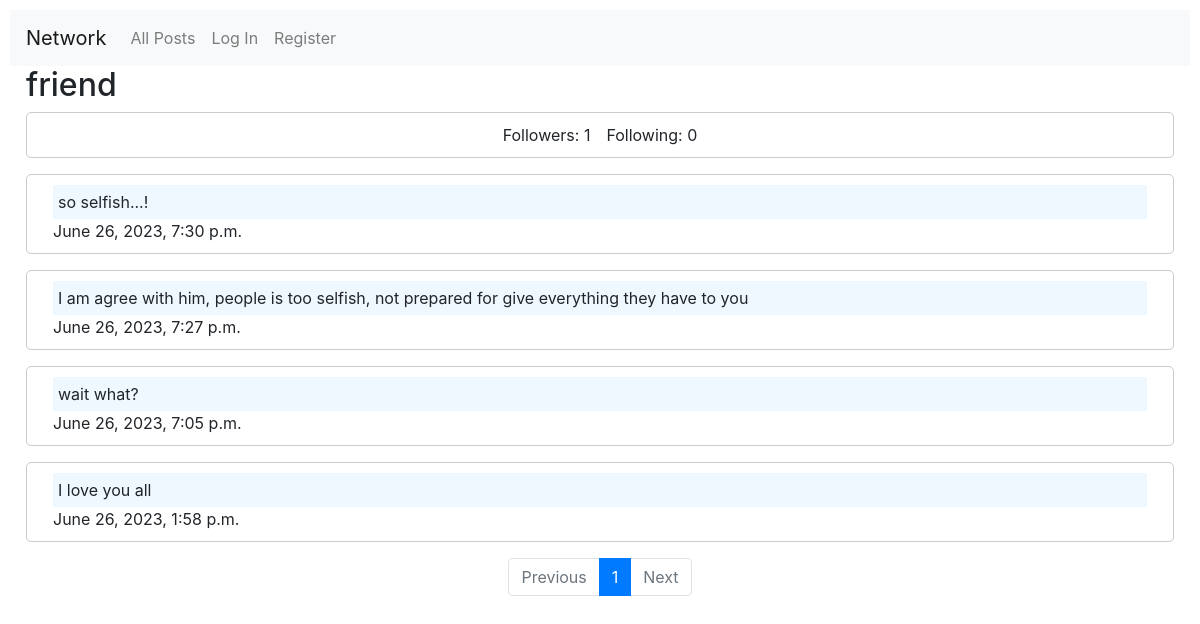
The app's page /profile/friend, older data.
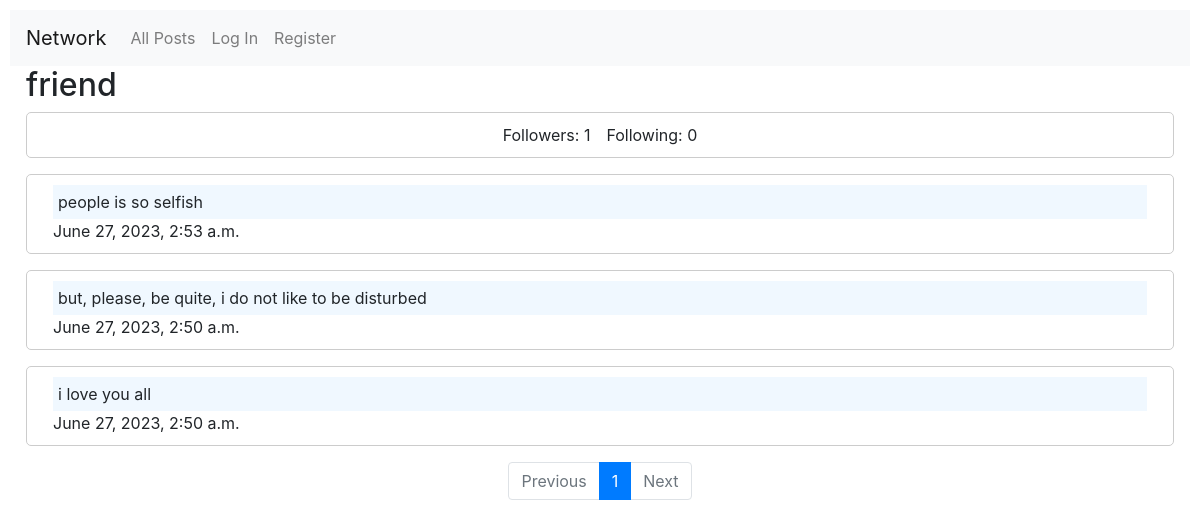
The same page, newer data.
### network/models.py (models this page shows)
class User(AbstractUser):
    pass

class Post(models.Model):
    user = models.ForeignKey(
        User, on_delete=models.CASCADE, default=None, related_name="post"
    )
    created_at = models.DateTimeField(default=timezone.now)
    text = models.TextField(default="")

### network/views.py (the view)
# urls.py: path("profile/<str:username>", views.profile, name="profile"),
def profile(request, username):
    profile_user = User.objects.get(username=username)
    followers = profile_user.followers.count()
    followings = profile_user.following.count()
    posts = Post.objects.filter(user=profile_user).order_by("-created_at")
    is_following = False
    if request.user.is_authenticated:
        profile, created = Profile.objects.get_or_create(user=request.user)
        is_following = profile.following.filter(id=profile_user.id).exists()
        print("is_following", is_following)
    paginator = Paginator(posts, 10)
    page_number = request.GET.get("page")
    page_obj = paginator.get_page(page_number)
    return render(
        request,
        "network/profile.html",
        {
            "profile_user": profile_user,
            "followers": followers,
            "followings": followings,
            "page_obj": page_obj,
            "is_following": is_following,
        },
    )

### network/templates/network/profile.html (shortened to what this page needs)
{% extends "network/layout.html" %}
{% block body %}
<h2 class="ml-3">{{profile_user.username}}</h2>
<div>
    <div class="new-post">
        <div class="d-flex align-items-center flex-column">
            <div class="d-flex">
                <p class="mr-3">Followers: {{followers}}</p>
                <p>Following: {{followings}} </p>
            </div>
        </div>
    </div>
    {% for post in page_obj%}
    <div class="card-body new-post mt-3">
        <p class="card-text ml-3 mr-3 text">{{post.text}}</p>
        <p class="card-text ml-3">{{post.created_at}}</p>
    </div>
    {% endfor %}
    {% include 'network/pagination.html' %}
</div>
{% endblock %}

### network/templates/network/layout.html (shortened to what this page needs)
{% load static %}
<!DOCTYPE html>
<html lang="en">
<head>
    <link rel="stylesheet" href="https://stackpath.bootstrapcdn.com/bootstrap/4.4.1/css/bootstrap.min.css"
>
    <link href="{% static 'network/styles.css' %}" rel="stylesheet">
</head>
<body>
    <nav class="navbar navbar-expand-lg navbar-light bg-light">
        <a class="navbar-brand" href="#">Network</a>
        <div>
            <ul class="navbar-nav mr-auto">
                <li class="nav-item">
                    <a class="nav-link" href="{% url 'index' %}">All Posts</a>
                </li>
                {% if user.is_authenticated %}
                <li class="nav-item">
                    <a class="nav-link" href="#">Following</a>
                </li>
                <li class="nav-item">
                    <a class="nav-link" href="{% url 'logout' %}">Log Out</a>
                </li>
                {% else %}
                <li class="nav-item">
                    <a class="nav-link" href="{% url 'login' %}">Log In</a>
                </li>
                <li class="nav-item">
                    <a class="nav-link" href="{% url 'register' %}">Register</a>
                </li>
                {% endif %}
            </ul>
        </div>
    </nav>
    <div class="body">
        {% block body %}
        {% endblock %}
    </div>
</body>
</html>

### network/templates/network/pagination.html
<nav aria-label="Page navigation">
    <ul class="pagination justify-content-center mt-3">
        {% if page_obj.has_previous %}
        <li class="page-item"><a class="page-link" href="?page={{ page_obj.previous_page_number }}">Previous</a>
        </li>
        {% else %}
        <li class="page-item disabled"><a class="page-link" href="#">Previous</a></li>
        {% endif %}
        {% for i in page_obj.paginator.page_range %}
        {% if page_obj.number == i %}
        <li class="page-item active"><a class="page-link" href="#">{{ i }}</a></li>
        {% else %}
        <li class="page-item"><a class="page-link" href="?page={{ i }}">{{ i }}</a></li>
        {% endif %}
        {% endfor %}
        {% if page_obj.has_next %}
        <li class="page-item"><a class="page-link" href="?page={{ page_obj.next_page_number }}">Next</a></li>
        {% else %}
        <li class="page-item disabled"><a class="page-link" href="#">Next</a></li>
        {% endif %}
    </ul>
</nav>

### network/static/network/styles.css (style rules this page uses)
:root { --blue-main-color: #007bff; }
body { padding: 10px; }
.new-post { border: 1px solid #ccc; padding: 10px; margin: 0 1rem; border-radius: 5px; }
p { margin-bottom: 0; }
.card-text.text { background-color: aliceblue; padding: 5px 5px; }

Row changes from the older to the newer data that the page shows:
removed Post: text "so selfish...!", created_at "June 26, 2023, 7:30 p.m."
removed Post: text "I am agree with him, people is too selfish, not prepared for give everything they have to you", created_at "June 26, 2023, 7:27 p.m."
removed Post: text "wait what?", created_at "June 26, 2023, 7:05 p.m."
removed Post: text "I love you all", created_at "June 26, 2023, 1:58 p.m."
added Post: text "people is so selfish", created_at "June 27, 2023, 2:53 a.m."
added Post: text "but, please, be quite, i do not like to be disturbed", created_at "June 27, 2023, 2:50 a.m."
added Post: text "i love you all", created_at "June 27, 2023, 2:50 a.m."
